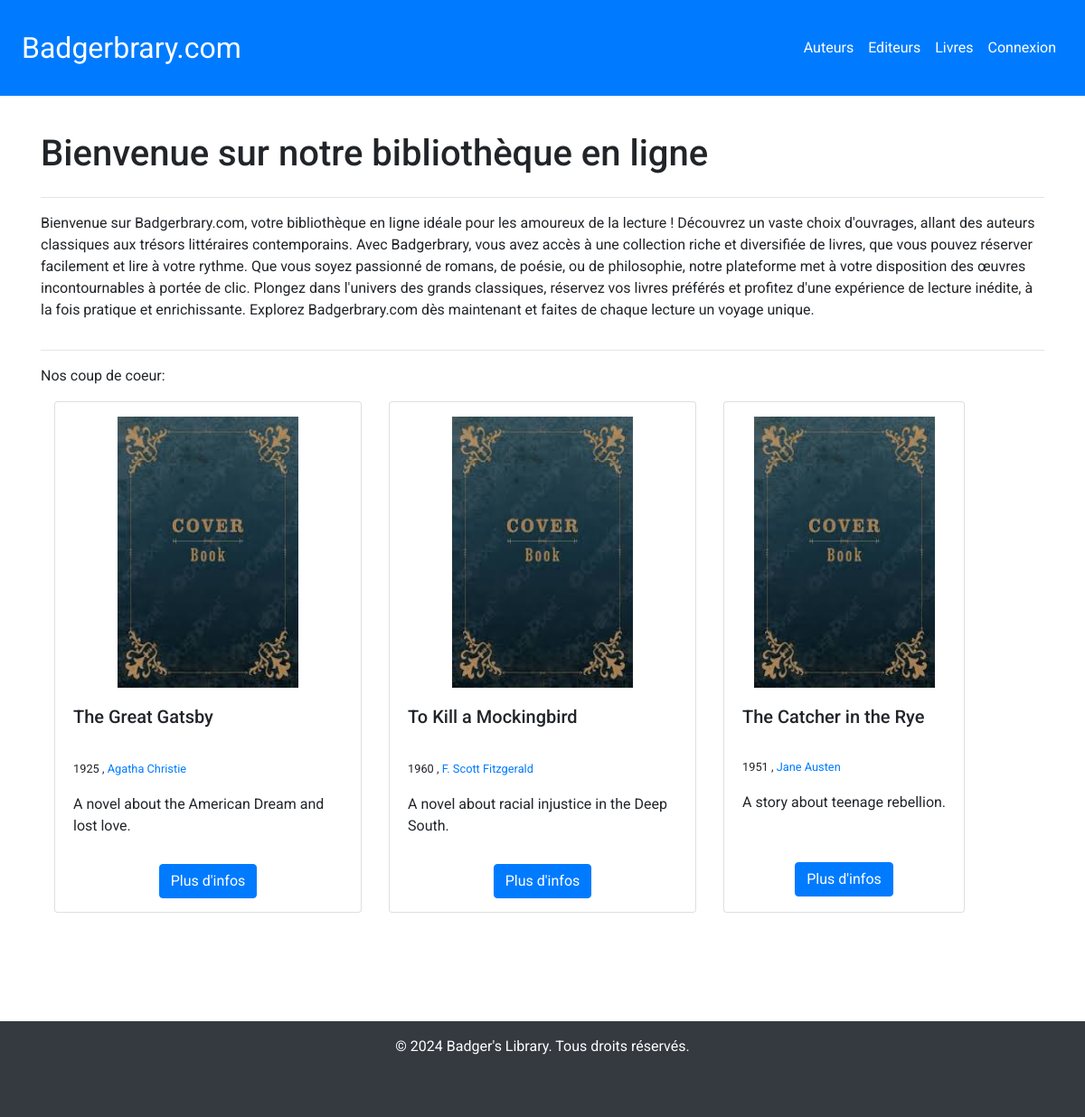
The page / on the database its author committed.
### backoffice/models.py (models this page shows, shortened)
class Authors(models.Model):
    au_id = models.AutoField(primary_key=True)
    author = models.CharField(max_length=50, null=True)
    year_born = models.SmallIntegerField(null=True)

class Titles(models.Model):
    title = models.CharField(max_length=255, null=True)
    year_published = models.SmallIntegerField(null=True)
    isbn = models.CharField(primary_key=True, max_length=20)
    pubid = models.ForeignKey(Publishers, on_delete=models.CASCADE)
    description = models.CharField(max_length=50, null=True)
    notes = models.CharField(max_length=50, null=True)
    subject = models.CharField(max_length=50, null=True)
    comments = models.TextField(null=True)
    author = models.ManyToManyField(Authors, related_name="titles")
    cover = models.ImageField(upload_to='images/', null=True)

### backoffice/views.py (the view)
# urls.py: 2. Add a URL to urlpatterns:  path('', views.home, name='home')
def home(request):
    titles = Titles.objects.order_by('?')[:3]
    return render(request, './pages/home.html', {'titles': titles, 'active_nav': 'home'})

### backoffice/templates/pages/home.html (shortened to what this page needs)
{% extends "base.html" %}
{% load static %}
{% block extra_head %}
    <link rel="stylesheet" href="{% static 'css/titlecards.css' %}">
{% endblock %}
{% block content %}
    <h1>Bienvenue sur notre bibliothèque en ligne</h1>
    <hr>
    <p>Bienvenue sur Badgerbrary.com, votre bibliothèque en ligne idéale pour les amoureux de la lecture ! Découvrez un vaste choix d'ouvrages, allant des auteurs classiques aux trésors littéraires contemporains. Avec Badgerbrary, vous avez accès à une collection riche et diversifiée de livres, que vous pouvez réserver facilement et lire à votre rythme. Que vous soyez passionné de romans, de poésie, ou de philosophie, notre plateforme met à votre disposition des œuvres incontournables à portée de clic. Plongez dans l'univers des grands classiques, réservez vos livres préférés et profitez d'une expérience de lecture inédite, à la fois pratique et enrichissante. Explorez Badgerbrary.com dès maintenant et faites de chaque lecture un voyage unique.</p>
    <hr>
    <p>Nos coup de coeur:</p>
    <div class="container">
        <div class="row mb-5">
            {% for title in titles  %}
                {% for author in title.author.all%}
                    <div class="col-md-4 mb-4 d-flex">
                        <div class="card pt-3 pb-4">
                            <div class="img-cont">
                                {% if title.cover == null or title.cover == '' %}
                                    <img src='{{ MEDIA_URL }}images/nocover.jpg' class="list-cover" alt="book cover">
                                {% else %}
                                    <img src='{{ title.cover.url }}' class="list-cover" alt="...">
                                {% endif %}
                            </div>
                            <div class="card-body h-100">
                                <h5 class="card-title">{{ title.title }}</h5>
                                <p class="card-text title-small-infos"><small>
                                    {{ title.year_published }}
                                    {% for author in title.author.all%}
                                    <span> ,<span>
                                    <span>
                                        <a href="/auteurs/{{ author.au_id }}" class="primary" title="Detail">{{ author.author }}</a>
                                    </span>
                                    {% endfor %}
                                </small></p>
                                <p class="card-text title-resume">{{ title.description }}</p>
                                <div class="btn-ctn">
                                    <a href="/titres/{{ title.isbn }}" class="btn btn-primary" type="button" title="Detail">Plus d'infos</a>
                                </div>
                            </div>
                        </div>
                    </div>
                {% endfor %}
            {% endfor %}
        </div>
	</div>
{% endblock %}

### backoffice/templates/base.html (shortened to what this page needs)
{% load static %}
<!DOCTYPE html>
<html lang="fr">
  <head>
    <link
      rel="stylesheet"
      href="https://stackpath.bootstrapcdn.com/bootstrap/4.5.2/css/bootstrap.min.css"
    />
    <link
      rel="stylesheet"
      href="https://cdnjs.cloudflare.com/ajax/libs/font-awesome/6.1.1/css/all.min.css"
    />
    <link rel="stylesheet" href="{% static 'css/style.css' %}" />
    <link href="https://cdn.jsdelivr.net/npm/vanilla-calendar-pro/build/vanilla-calendar.min.css" rel="stylesheet">
    {% block extra_head %}{% endblock %}
  </head>
  <body>
    <nav class="navbar navbar-expand-lg bg-primary p-4 mb-3 navbar-dark">
      <a class="navbar-brand text-white" href="/">Badgerbrary.com</a>
      <div class="collapse navbar-collapse" id="navbarNav">
        <ul class="navbar-nav ml-auto">
          <li class="nav-item">
            <a
              class="nav-link text-white {% if active_nav == 'authors'%}active{% endif %}"
              href="/auteurs"
              >Auteurs</a
            >
          </li>
          <li class="nav-item">
            <a
              class="nav-link text-white {% if active_nav == 'publishers'%}active{% endif %}"
              href="/editeurs"
              >Editeurs</a
            >
          </li>
          <li class="nav-item">
            <a
              class="nav-link text-white {% if active_nav == 'titles'%}active{% endif %}"
              href="/titres"
              >Livres</a
            >
          </li>
          <li class="nav-item">
            {% if not request.user.is_authenticated %}
            <a
              class="nav-link text-white {% if active_nav == 'authentication'%}active{% endif %}"
              href="/connexion"
              >Connexion</a
            >
            {% else %}
            <a class="nav-link text-white {% if active_nav == 'profile'%}active{% endif %}" href="/profile">Mon Profil</a>
            {% endif %}
          </li>
        </ul>
      </div>
    </nav>
    <div class="container mt-4">{% block content %}{% endblock %}</div>
    <footer class="bg-dark text-center text-white mt-5">
      <div class="text-center p-3">
        © 2024 Badger's Library. Tous droits réservés.
      </div>
    </footer>
  </body>
</html>

### backoffice/static/css/style.css (style rules this page uses)
* { margin: 0; padding: 0; }
body { display: flex; flex-direction: column; min-height: 100vh !important; font-family: 'Roboto', sans-serif }
.navbar-brand { font-size: 2em; }
.container { display: flex; flex-direction: column; flex: 1; }
footer { padding-bottom: 50px; }

### backoffice/static/css/titlecards.css (style rules this page uses)
.card-title { display: -webkit-box; -webkit-line-clamp: 2; -webkit-box-orient: vertical; text-overflow: ellipsis; overflow: hidden; height: 26%; width: 100%; margin-bottom: 3%; }
.title-resume { display: -webkit-box; -webkit-line-clamp: 3; -webkit-box-orient: vertical; text-overflow: ellipsis; overflow: hidden; height: 34%; }
.btn-ctn { display: flex; justify-content: center; width: 100%; padding-bottom: 3%; }
.img-cont { width: 100%; height: 300px; display: flex; justify-content: center; }
.list-cover { width: 200px; height: 300px; }

### rows shown on the page
Titles: title "The Great Gatsby", year_published "1925", description "A novel about the American Dream and lost love."
Authors: author "Agatha Christie"
Titles: title "To Kill a Mockingbird", year_published "1960", description "A novel about racial injustice in the Deep South."
Authors: author "F. Scott Fitzgerald"
Titles: title "The Catcher in the Rye", year_published "1951", description "A story about teenage rebellion."
Authors: author "Jane Austen"
